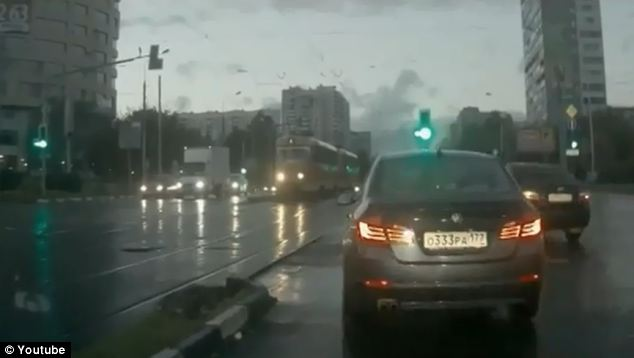
#> input picture images/car_plate.jpg, 634 x 358 px
$ jupyter execute --allow-errors 'object_detction_&blurring_realtime.ipynb'   (text cells are left out)
#> lines starting #> are read from the running program, lines starting #| are printed output that depends on the picture; after the words box and inside, x2 and y2 are one past the last pixel; in counts of white or black regions, pixels touching at a corner belong together; pictures that were not available may be replaced by others from this repository, and a replacement may not be noted
[cell 1]
import cv2
import matplotlib.pyplot as plt
import matplotlib.patches as patches

[cell 2]
img = cv2.imread('../images/car_plate.jpg')
#> img is the input picture: shape (358, 634, 3); mean B, G, R 90.3, 96.9, 88.7

[cell 3]
def display(img):
    fig = plt.figure(figsize=(10,8))
    ax = fig.add_subplot(111)
    new_img = cv2.cvtColor(img, cv2.COLOR_BGR2RGB)
    ax.imshow(new_img)

display(img)

[cell 4]
plate_cascade = cv2.CascadeClassifier('../images/haarcascades/haarcascade_russian_plate_number.xml')

[cell 5]
def detect_plate_number(image):
    image_np = image.copy()
    gray = cv2.cvtColor(image_np, cv2.COLOR_BGR2GRAY)
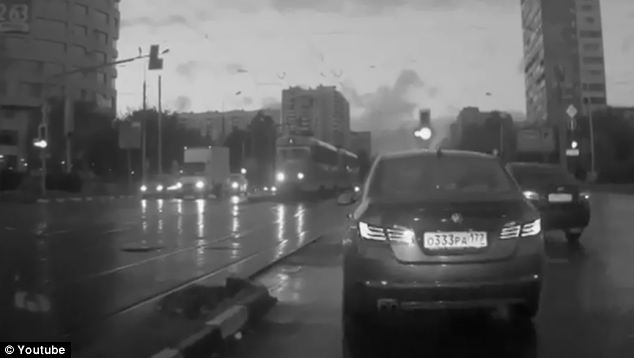
#> gray: shape (358, 634); min 0, max 255, mean 93.7
    plates = plate_cascade.detectMultiScale(image_np, scaleFactor=1.3, minNeighbors=3)
#> plates = [[418, 225, 78, 26]]

    for (x,y,w,h) in plates:
        rect_img = cv2.rectangle(image_np, (x,y), (x+w,y+h), (255,255,255), 2)
#> this loop made 1 pass
    return rect_img

[cell 6]
detected_img = detect_plate_number(img)
detected_img = cv2.cvtColor(detected_img, cv2.COLOR_BGR2RGB)
plt.figure(figsize=(10,8))
plt.imshow(detected_img)
plt.axis('on')

[cell 7]
def detect_plate(img):
    plate_img = img.copy()
    roi = img.copy()
    plate_rects = plate_cascade.detectMultiScale(plate_img, scaleFactor=1.3, minNeighbors=3)
#> plate_rects = [[418, 225, 78, 26]]
    print(plate_rects)
#| [[418 225  78  26]]
    for (x,y,w,h) in plate_rects:
        roi = plate_img[y:y+h, x:x+w]
        blurred_roi = cv2.medianBlur(roi, 7)
        plate_img[y:y+h, x:x+w] = blurred_roi
#> this loop made 1 pass
#> pass 1, in detect_plate, `roi = plate_img[y:y+h, x:x+w]`:
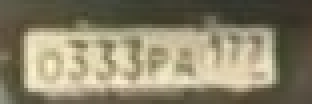
#> roi: shape (26, 78, 3) (shown 4 times larger); mean B, G, R 106, 130.7, 138.1
#> pass 1, in detect_plate, `blurred_roi = cv2.medianBlur(roi, 7)`:
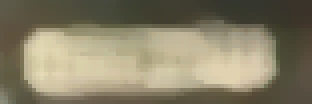
#> blurred_roi: shape (26, 78, 3) (shown 4 times larger); mean B, G, R 104.2, 128.5, 136
#> after the loop:
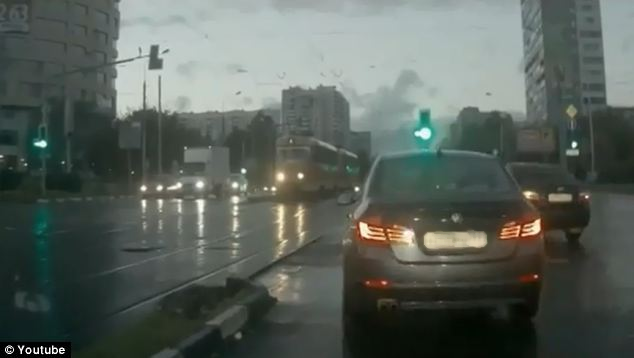
#> plate_img: shape (358, 634, 3); 0.85% of pixels changed, all inside (x1, y1, x2, y2) = (418, 225, 496, 251)

    return plate_img

[cell 8]
result = detect_plate(img)
display(result)

[cell 9]
car_plate1 = cv2.imread("../images/car_plate1.bmp")
car_plate2 = cv2.imread("../images/car_plate2.bmp")
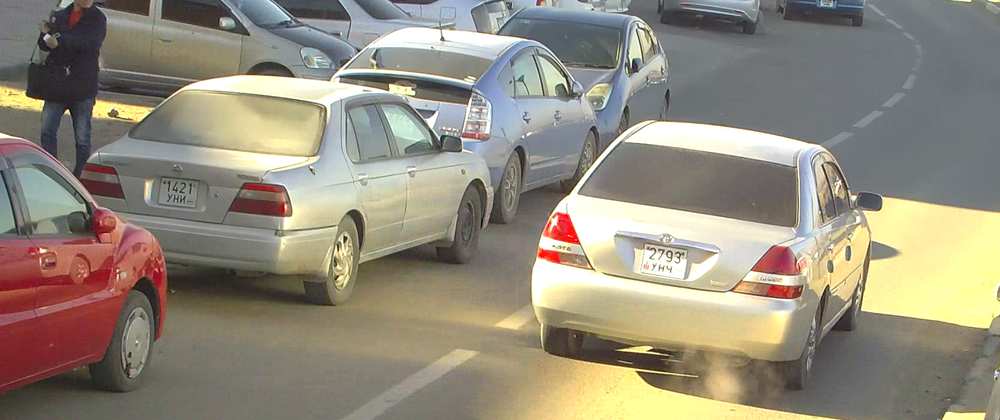
#> input picture images/car_plate2.bmp, 1000 x 420 px, shrunk from 1667 x 700 before the run
#> car_plate2 is the input picture: shape (420, 1000, 3); mean B, G, R 125, 140.3, 147.7

[cell 10]
# Load Haarcascade
plate_cascade = cv2.CascadeClassifier("../images/haarcascades/haarcascade_russian_plate_number.xml")

[cell 11]
def detect_and_blur(img):
    # Convert to grayscale for detection
    gray = cv2.cvtColor(img, cv2.COLOR_BGR2RGB)

    # Detect plates
    plates = plate_cascade.detectMultiScale(
        img,
        scaleFactor=1.02,
        minNeighbors=1,
    )

    output = img.copy()

    # Blur detected plates
    for (x, y, w, h) in plates:
        roi = output[y:y+h, x:x+w]
        blurred = cv2.GaussianBlur(roi, (35, 35), 0)
        output[y:y+h, x:x+w] = blurred

    return output, plates

#> (a cell that did not finish here is left out)

[cell 13]
cap = cv2.VideoCapture("./video.mp4")
if not cap.isOpened():
    print("Error: Cannot open video file")
    exit()
width = int(cap.get(cv2.CAP_PROP_FRAME_WIDTH))
height = int(cap.get(cv2.CAP_PROP_FRAME_HEIGHT))
fps    = cap.get(cv2.CAP_PROP_FPS)
fourcc = cv2.VideoWriter_fourcc(*'mp4v')
writer = cv2.VideoWriter('./blurred_traffic_video.mp4', fourcc, fps, (width, height))
while True:
    ret, frame = cap.read()
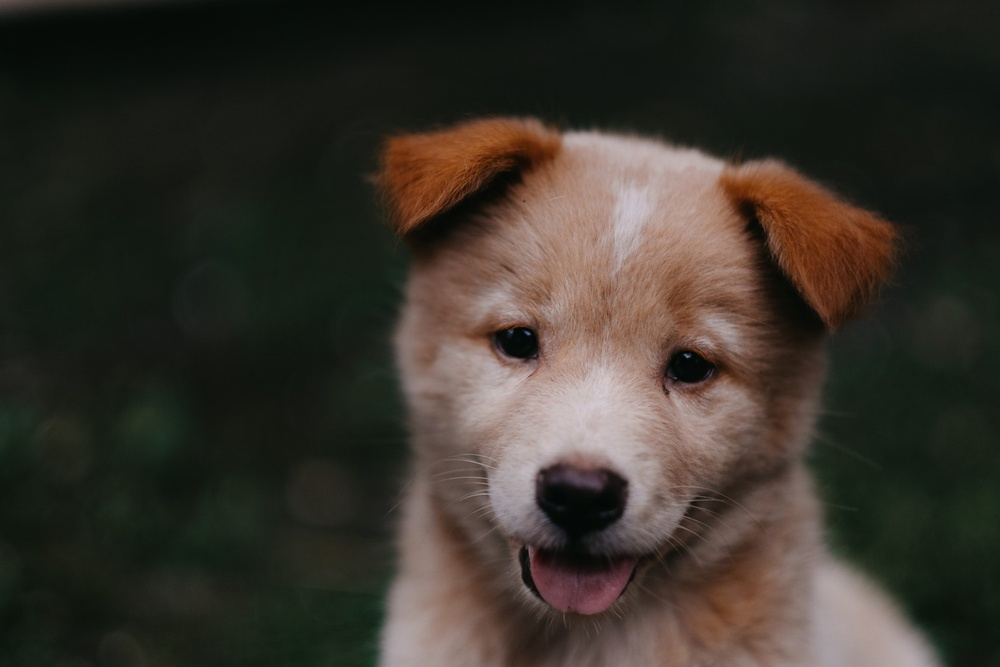
#> input picture images/00-puppy.jpg, 1000 x 667 px, shrunk from 1950 x 1300 before the run, given in place of video.mp4, which was not available
#> frame is the input picture: shape (667, 1000, 3); mean B, G, R 43.8, 51.8, 57.3

    if ret:
        # Apply the blurring function to the current frame
        blurred_frame, frame_rect= detect_and_blur(frame)
#> frame_rect = ()

        # Write the processed frame to the file
        writer.write(blurred_frame)
        if cv2.waitKey(1) & 0xFF == ord('q'):
#> (key q is pressed here)
            break
    else:
        break

cap.release()
writer.release()
cv2.destroyAllWindows()
